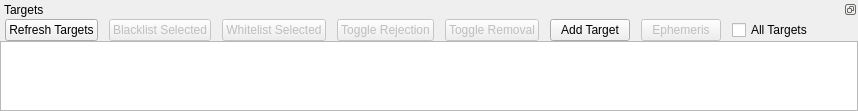
      <widget class="QWidget" name="candidatesTab">
       <attribute name="title">
        <string>Candidates</string>
       </attribute>
       <layout class="QHBoxLayout" name="horizontalLayout_11">
        <property name="spacing">
         <number>0</number>
        </property>
        <property name="leftMargin">
         <number>0</number>
        </property>
        <property name="topMargin">
         <number>0</number>
        </property>
        <property name="rightMargin">
         <number>0</number>
        </property>
        <property name="bottomMargin">
         <number>0</number>
        </property>
        <item>
         <widget class="QDockWidget" name="candidateDock">
          <property name="sizePolicy">
           <sizepolicy hsizetype="Expanding" vsizetype="Expanding">
            <horstretch>0</horstretch>
            <verstretch>0</verstretch>
           </sizepolicy>
          </property>
          <property name="features">
           <set>QDockWidget::DockWidgetFeature::DockWidgetFloatable|QDockWidget::DockWidgetFeature::DockWidgetMovable</set>
          </property>
          <property name="windowTitle">
           <string>Targets</string>
          </property>
          <widget class="QWidget" name="candidateDockContents">
           <layout class="QHBoxLayout" name="horizontalLayout_19">
            <property name="spacing">
             <number>0</number>
            </property>
            <property name="leftMargin">
             <number>0</number>
            </property>
            <property name="topMargin">
             <number>0</number>
            </property>
            <property name="rightMargin">
             <number>0</number>
            </property>
            <property name="bottomMargin">
             <number>0</number>
            </property>
            <item>
             <layout class="QVBoxLayout" name="candVertLayout">
              <item>
               <layout class="QHBoxLayout" name="horizontalLayout">
                <property name="spacing">
                 <number>11</number>
                </property>
                <property name="leftMargin">
                 <number>5</number>
                </property>
                <property name="rightMargin">
                 <number>5</number>
                </property>
                <item>
                 <widget class="QPushButton" name="refreshCandButton">
                  <property name="sizePolicy">
                   <sizepolicy hsizetype="Preferred" vsizetype="Fixed">
                    <horstretch>0</horstretch>
                    <verstretch>0</verstretch>
                   </sizepolicy>
                  </property>
                  <property name="toolTip">
                   <string>Get updated target information from the database</string>
                  </property>
                  <property name="text">
                   <string>Refresh Targets</string>
                  </property>
                  <property name="shortcut">
                   <string>R</string>
                  </property>
                 </widget>
                </item>
                <item>
                 <widget class="QPushButton" name="blacklistCandidatesButton">
                  <property name="enabled">
                   <bool>false</bool>
                  </property>
                  <property name="toolTip">
                   <string>Add selected targets to the scheduler blacklist</string>
                  </property>
                  <property name="text">
                   <string>Blacklist Selected</string>
                  </property>
                 </widget>
                </item>
                <item>
                 <widget class="QPushButton" name="whitelistCandidatesButton">
                  <property name="enabled">
                   <bool>false</bool>
                  </property>
                  <property name="toolTip">
                   <string>Add selected targets to the scheduler whitelist</string>
                  </property>
                  <property name="text">
                   <string>Whitelist Selected</string>
                  </property>
                 </widget>
                </item>
                <item>
                 <widget class="QPushButton" name="toggleRejectButton">
                  <property name="enabled">
                   <bool>false</bool>
                  </property>
                  <property name="toolTip">
                   <string>Toggle the target's &quot;Rejected&quot; status</string>
                  </property>
                  <property name="text">
                   <string>Toggle Rejection</string>
                  </property>
                 </widget>
                </item>
                <item>
                 <widget class="QPushButton" name="removeToggleButton">
                  <property name="enabled">
                   <bool>false</bool>
                  </property>
                  <property name="toolTip">
                   <string>Toggle the target's Removal status</string>
                  </property>
                  <property name="text">
                   <string>Toggle Removal</string>
                  </property>
                 </widget>
                </item>
                <item>
                 <widget class="QPushButton" name="addCandidateButton">
                  <property name="enabled">
                   <bool>true</bool>
                  </property>
                  <property name="toolTip">
                   <string>Open the Add Target dialog</string>
                  </property>
                  <property name="text">
                   <string>Add Target</string>
                  </property>
                 </widget>
                </item>
                <item>
                 <widget class="QPushButton" name="candidateEphemerisButton">
                  <property name="enabled">
                   <bool>false</bool>
                  </property>
                  <property name="toolTip">
                   <string>Get ephemeris for the selected targets</string>
                  </property>
                  <property name="text">
                   <string>Ephemeris</string>
                  </property>
                 </widget>
                </item>
                <item>
                 <widget class="QCheckBox" name="allCandidatesCheckbox">
                  <property name="toolTip">
                   <string>Show all targets, not just recent ones</string>
                  </property>
                  <property name="text">
                   <string>All Targets</string>
                  </property>
                 </widget>
                </item>
                <item>
                 <spacer name="horizontalSpacer_3">
                  <property name="orientation">
                   <enum>Qt::Orientation::Horizontal</enum>
                  </property>
                  <property name="sizeHint" stdset="0">
                   <size>
                    <width>40</width>
                    <height>20</height>
                   </size>
                  </property>
                 </spacer>
                </item>
               </layout>
              </item>
              <item>
               <widget class="QTableView" name="candidateView">
                <property name="sizeAdjustPolicy">
                 <enum>QAbstractScrollArea::SizeAdjustPolicy::AdjustToContents</enum>
                </property>
                <property name="editTriggers">
                 <set>QAbstractItemView::EditTrigger::NoEditTriggers</set>
                </property>
                <property name="dragDropOverwriteMode">
                 <bool>false</bool>
                </property>
                <property name="alternatingRowColors">
                 <bool>true</bool>
                </property>
                <property name="selectionMode">
                 <enum>QAbstractItemView::SelectionMode::MultiSelection</enum>
                </property>
                <property name="selectionBehavior">
                 <enum>QAbstractItemView::SelectionBehavior::SelectRows</enum>
                </property>
                <property name="sortingEnabled">
                 <bool>true</bool>
                </property>
               </widget>
              </item>
             </layout>
            </item>
           </layout>
          </widget>
         </widget>
        </item>
       </layout>
      </widget>
